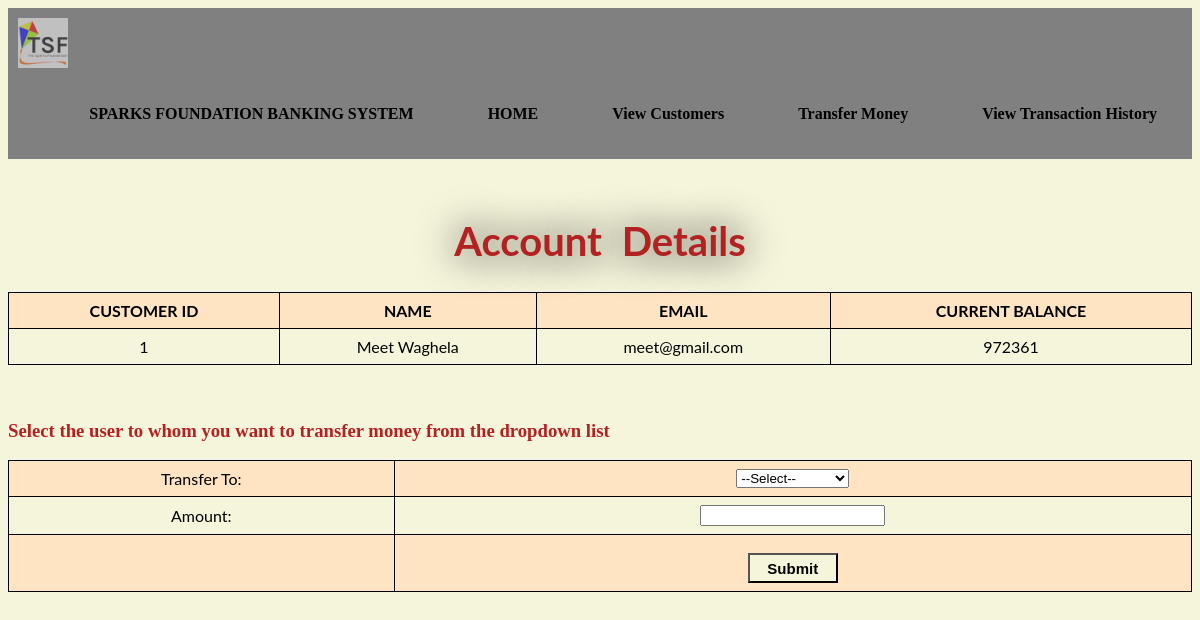
The page /transact.php?Name=Meet Waghela on the database its author committed.
### tables this page shows
CREATE TABLE `customer` (
  `id` int(3) NOT NULL,
  `name` text NOT NULL,
  `email` varchar(30) NOT NULL,
  `DOB` date NOT NULL,
  `balance` int(8) NOT NULL
);

### transact.php (the view, shortened to what this page needs)
<?php
include 'connection.php';
if(isset($_GET['Name'])){
	$Name=$_GET['Name'];
}
$q="SELECT * From customer WHERE Name='$Name'";
$result=mysqli_query($con,$q);
?>
<html>
<head>
<link rel = "stylesheet" type = "text/css" href = "buttons.css">
</head>
<body style="background-color:	#f5f5dc;">
 <nav>
            <div class="logo">
                <img src="logo.jpg" width="50" height="50">
            </div>
            <ul>
            <li><a href='#'>SPARKS FOUNDATION BANKING SYSTEM</a></li>
			<li><a href="home.php">HOME</a></li>
                <li><a href="display.php">View Customers</a></li>
                <li><a href="transfermoney.php">Transfer Money </a></li>
                <li><a href="transactionhistory.php">View Transaction History</a></li>
            </ul>
        </nav>
<br>
<div>
	<h1 style="font-family: 'Lato', sans-serif;;text-align:center;color:FireBrick;">Account Details</h1>
	<table style="background-color:#f5f5dc;">
	   <th>CUSTOMER ID</th>
	   <th>NAME </th>
	   <th>EMAIL</th>
	   <th>CURRENT BALANCE</th>
	   <tr>
		<?php
			$row=mysqli_fetch_array($result)
		?>
		<td><?php echo  $row["id"]; ?></td>
		<td><?php echo  $row["name"]; ?></td>
		<td><?php echo  $row["email"]; ?></td>
		<td><?php echo  $row["balance"]; ?></td>
	   </tr>
	</table>
</div>
<?php echo "<form method='post' action='transaction.php?Name=$Name'>"?>
<br><br>
<h3 style="font-family: cursive;color:	FireBrick;">Select the user to whom you want to transfer money from the dropdown list</h3>
<table border="0px" style="background-color:#f5f5dc;">
	<tr>
	<td>Transfer To:</td>
	<td><select name="user">
		<option>--Select--</option>
		</select></td></tr>
		<tr><td>Amount:</td><td><input type="text" name="Amount"></td></tr>
		<tr><td></td><td><input type="submit" name="submit" value="Submit" align=center style="margin-top: 10px; width:6em; height:2em; font-size:15px; background-color:Beige; font-weight: bold;"></td></tr>
</table>
</form>
</body>
</html>

### buttons.css (style rules this page uses)
img { opacity:0.5; }
h1 { font-family:serif; font-weight: bold; color: #67E6EC; margin-top:40px; text-align: center; font-size: 55px; text-shadow:black 0 0 40px; word-spacing: 10px; }

### transact.php (style rules this page uses)
table { font-family: 'Lato', sans-serif;; border-collapse: collapse; width: 100%; }
h1 { font-family: 'Lato', sans-serif;; font-size:40px; }
td, th { border: 1px solid black; text-align: center; padding: 8px; }
tr:nth-child(odd) { background-color:Bisque; }
nav { width: 100%; background-color:grey; overflow:hidden; }
nav ul { list-style-type: none; float: right; margin-top:7px; }
nav ul li { display:inline-block; }
nav ul li a { text-decoration:none; padding: 20px 35px; text-align:center ; color: #000000; display:block; font-weight: 700; }
.logo { float: left; padding: 10px; }

### rows shown on the page
customer: id "1", name "Meet Waghela", email "meet@gmail.com", balance "972361"
